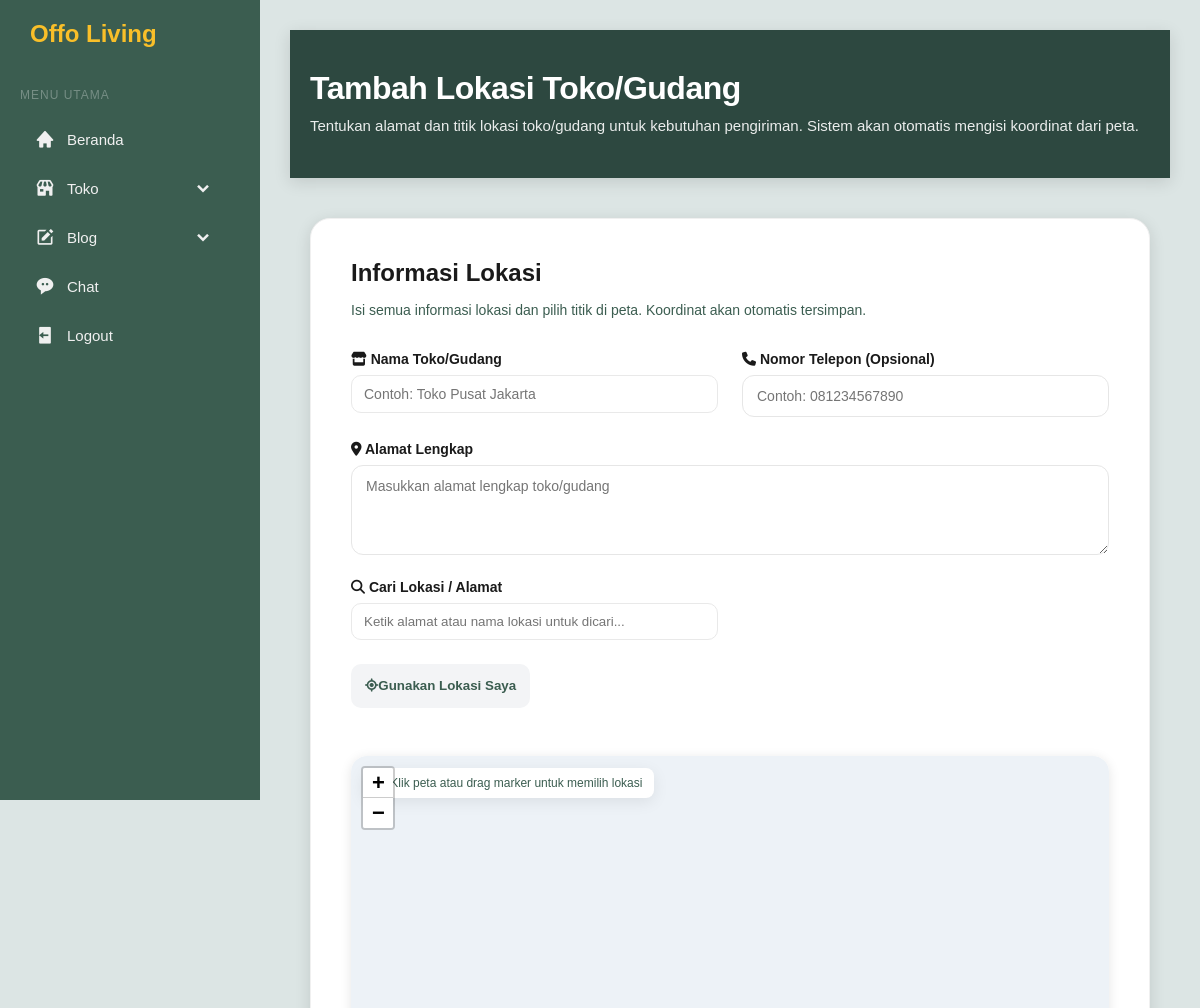
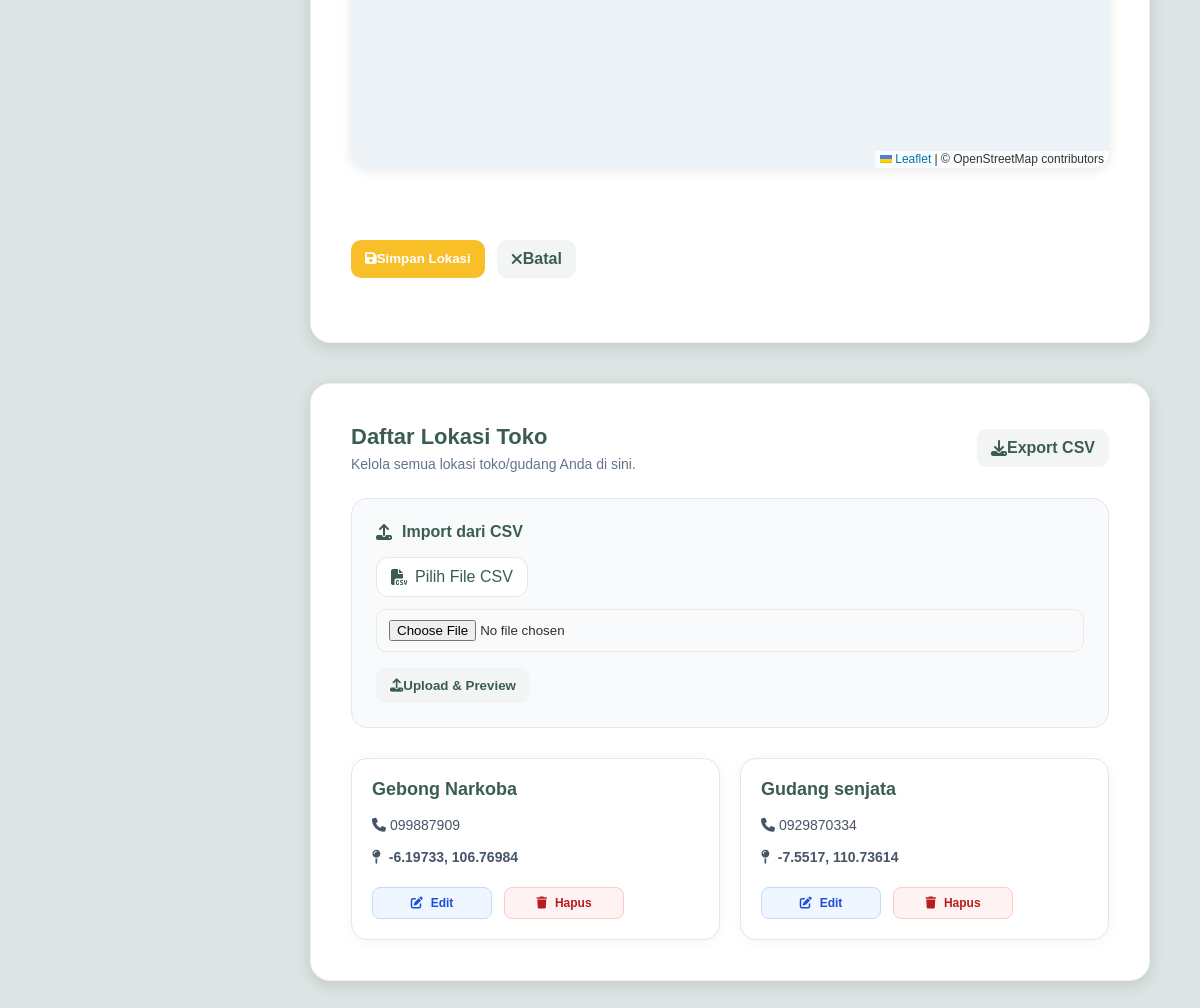
/admin-page/store_locations.php (signed in), run on the app's committed database (2 pictures, top to bottom).
### tables this page shows
CREATE TABLE `store_locations` (
  `id` int(11) NOT NULL,
  `name` varchar(150) NOT NULL,
  `phone` varchar(30) DEFAULT NULL,
  `address` text DEFAULT NULL,
  `latitude` decimal(10,7) NOT NULL,
  `longitude` decimal(10,7) NOT NULL,
  `created_at` timestamp NOT NULL DEFAULT current_timestamp(),
  `updated_at` timestamp NULL DEFAULT NULL ON UPDATE current_timestamp()
);

### admin-page/store_locations.php (the view, shortened to what this page needs)
<?php
require_once __DIR__ . '/../database/config.php';
$sql = "CREATE TABLE IF NOT EXISTS store_locations (
    id INT AUTO_INCREMENT PRIMARY KEY,
    name VARCHAR(150) NOT NULL,
    phone VARCHAR(30) DEFAULT NULL,
    address TEXT DEFAULT NULL,
    latitude DECIMAL(10,7) NOT NULL,
    longitude DECIMAL(10,7) NOT NULL,
    created_at TIMESTAMP DEFAULT CURRENT_TIMESTAMP,
    updated_at TIMESTAMP NULL ON UPDATE CURRENT_TIMESTAMP
) ENGINE=InnoDB DEFAULT CHARSET=utf8mb4";
$conn->query($sql);
$edit = false;
$form = ['name'=>'','phone'=>'','address'=>'','latitude'=>'','longitude'=>''];
$locations = [];
$res = $conn->query('SELECT * FROM store_locations ORDER BY id DESC');
if ($res) while ($r = $res->fetch_assoc()) $locations[] = $r;
?>
<!doctype html>
<html lang="id">
<head>
  <link href="https://unpkg.com/leaflet@1.9.4/dist/leaflet.css" rel="stylesheet" />
  <link href="../css/admin.css" rel="stylesheet" />
  <link href='https://cdn.jsdelivr.net/npm/boxicons@2.0.9/css/boxicons.min.css' rel='stylesheet'>
  <link rel="stylesheet" href="https://cdnjs.cloudflare.com/ajax/libs/font-awesome/6.4.0/css/all.min.css" />
</head>
<body>
  <nav class="sidebar">
      <div class="logo">
          <span>Offo Living</span>
      </div>
      <div class="menu-section">
          <div class="menu-title">Menu Utama</div>
          <ul class="nav-links">
              <li class="nav-item">
                  <a class="nav-link" onclick="toggleSubmenu(this)" href="admin_page.php">
                      <i class='bx bxs-home'></i>
                      <span>Beranda</span>
                  </a>
              <li class="nav-item">
                  <a class="nav-link" onclick="toggleSubmenu(this)">
                      <i class='bx bxs-store'></i>
                      <span>Toko</span>
                      <i class='bx bxs-chevron-down arrow'></i>
                  </a>
              </li>
              <li class="nav-item">
                  <a class="nav-link" onclick="toggleSubmenu(this)">
                      <i class='bx bxs-edit'></i>
                      <span>Blog</span>
                      <i class='bx bxs-chevron-down arrow'></i>
                  </a>
              </li>
              <li class="nav-item">
                  <a class="nav-link" href="chat.php">
                      <i class='bx bxs-message-rounded-dots'></i>
                      <span>Chat</span>
                  </a>
              </li>
              <li class="nav-item">
                  <a class="nav-link" href="../database/logout.php">
                      <i class='bx bxs-log-out'></i>
                      <span>Logout</span>
                  </a>
              </li>
          </ul>
      </div>
  </nav>
  <div class="main-content">
  <div class="store-header">
    <div class="store-container">
      <h1><?php echo $edit ? 'Edit Lokasi Toko/Gudang' : 'Tambah Lokasi Toko/Gudang'; ?></h1>
      <p>Tentukan alamat dan titik lokasi toko/gudang untuk kebutuhan pengiriman. Sistem akan otomatis mengisi koordinat dari peta.</p>
    </div>
  </div>
  <div class="store-container">
    <div class="store-form-section">
      <h2 class="store-form-title"><?php echo $edit ? 'Edit Lokasi' : 'Informasi Lokasi'; ?></h2>
      <p class="store-form-desc">Isi semua informasi lokasi dan pilih titik di peta. Koordinat akan otomatis tersimpan.</p>
      <form method="post" enctype="multipart/form-data" id="storeForm">
        <div class="form-grid">
          <div class="form-group">
            <label class="form-label">
              <i class="fas fa-store"></i> Nama Toko/Gudang
            </label>
            <input type="text" name="name" class="form-control" value="<?php echo htmlspecialchars($form['name']); ?>" placeholder="Contoh: Toko Pusat Jakarta" required />
          </div>
          <div class="form-group">
            <label class="form-label">
              <i class="fas fa-phone"></i> Nomor Telepon (Opsional)
            </label>
            <input type="tel" name="phone" class="form-control" value="<?php echo htmlspecialchars($form['phone']); ?>" placeholder="Contoh: 081234567890" />
          </div>
          <div class="form-group" style="grid-column: 1 / -1;">
            <label class="form-label">
              <i class="fas fa-map-marker-alt"></i> Alamat Lengkap
            </label>
            <textarea name="address" class="form-control" placeholder="Masukkan alamat lengkap toko/gudang" rows="4"><?php echo htmlspecialchars($form['address']); ?></textarea>
          </div>
          <div class="form-group search-location-wrapper">
            <label class="form-label">
              <i class="fas fa-search"></i> Cari Lokasi / Alamat
            </label>
            <div class="search-location-container">
              <input type="text" id="searchInput" class="search-location-input" placeholder="Ketik alamat atau nama lokasi untuk dicari..." autocomplete="off" />
            </div>
          </div>
          <div class="location-buttons">
            <button type="button" id="centerMyLocation" class="btn btn-secondary">
              <i class="fas fa-location-crosshairs"></i> Gunakan Lokasi Saya
            </button>
          </div>
          <div class="map-container" style="grid-column: 1 / -1;">
            <div class="map-info">
            </div>
            <div id="adminMap"></div>
          </div>
          <div class="form-actions">
            <button type="submit" class="btn btn-primary">
              <i class="fas fa-save"></i> <?php echo $edit ? 'Perbarui Lokasi' : 'Simpan Lokasi'; ?>
            </button>
            <a href="store_locations.php" class="btn btn-secondary">
              <i class="fas fa-times"></i> Batal
            </a>
          </div>
        </div>
      </form>
    </div>
    <div class="locations-list-section">
      <div class="locations-list-header">
        <div>
          <h2 class="locations-list-title">Daftar Lokasi Toko</h2>
          <p class="locations-list-desc">Kelola semua lokasi toko/gudang Anda di sini.</p>
        </div>
        <a href="../database/export_store_locations.php" class="btn btn-secondary">
          <i class="fas fa-download"></i> Export CSV
        </a>
      </div>
      <div class="import-section">
        <div class="import-title"><i class="fas fa-upload"></i> Import dari CSV</div>
        <form id="importForm" method="post" action="../database/import_store_locations.php" enctype="multipart/form-data" class="import-form">
          <div class="file-input-wrapper">
            <label class="file-input-label">
              <i class="fas fa-file-csv"></i> Pilih File CSV
            </label>
            <input type="file" name="csvfile" accept=".csv" required />
          </div>
          <button type="submit" class="btn btn-secondary">
            <i class="fas fa-upload"></i> Upload & Preview
          </button>
        </form>
      </div>
      <?php if (count($locations) === 0): ?>
        <div class="empty-state">
          <div class="empty-state-icon"><i class="fas fa-store"></i></div>
          <div class="empty-state-title">Belum Ada Lokasi</div>
          <p>Mulai dengan menambahkan lokasi toko/gudang pertama Anda di atas.</p>
        </div>
      <?php else: ?>
        <div class="location-items">
          <?php foreach ($locations as $loc): ?>
            <div class="location-card">
              <div class="location-card-header">
                <div>
                  <h3 class="location-card-title"><?php echo htmlspecialchars($loc['name']); ?></h3>
                </div>
              </div>
              <?php if ($loc['phone']): ?>
                <p class="location-card-phone">
                  <i class="fas fa-phone"></i> <?php echo htmlspecialchars($loc['phone']); ?>
                </p>
              <?php endif; ?>
              <div class="location-card-coords">
                <i class="fas fa-map-pin"></i>
                <?php echo round($loc['latitude'], 5); ?>, <?php echo round($loc['longitude'], 5); ?>
              </div>
              <div class="location-card-actions">
                <a href="store_locations.php?edit=<?php echo $loc['id']; ?>" class="edit-btn">
                  <i class="fas fa-edit"></i> Edit
                </a>
                <a href="store_locations.php?delete=<?php echo $loc['id']; ?>" class="delete-btn" onclick="return confirm('Hapus lokasi ini?');">
                  <i class="fas fa-trash"></i> Hapus
                </a>
              </div>
            </div>
          <?php endforeach; ?>
        </div>
      <?php endif; ?>
    </div>
  </div>
</body>
</html>

### data on the page
store_locations: name "Gebong Narkoba", phone "099887909", latitude "-6.19733", longitude "106.76984"
store_locations: name "Gudang senjata", phone "0929870334", latitude "-7.5517", longitude "110.73614"
